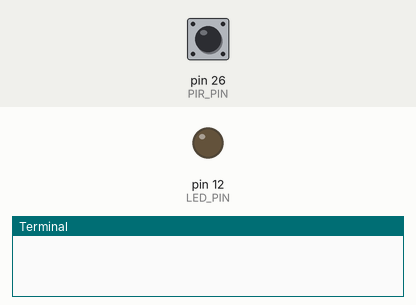
Simulated run of this program. Board: Raspberry Pi (header pin numbers). Shown: output pins drawn as LEDs (lit = HIGH), the last lines printed to the terminal. Dashed ring = blinking. The test bench sets the inputs (shaded band); at power-on: pin 26 (PIR_PIN) HIGH. The clock reads 2024-03-15 10:24:30 at power-on unless the program sets it.

Above: at 1.2 s.
1.3 s: pin 26 (PIR_PIN) pulsed LOW 2 times (0.12 s each, 0.3 s apart)
At 1.8 s:
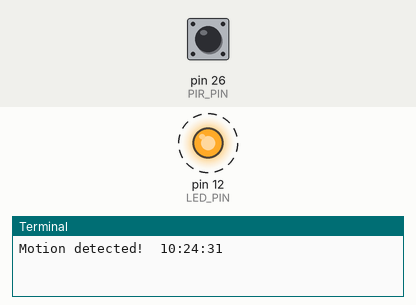
Timing chart, 0 to 8.4 s (numbered marks = the images above; inputs shaded):
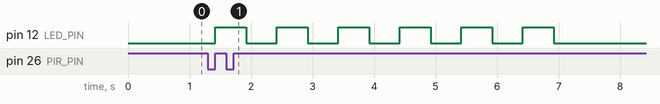

The program:

people_alarm_system.py
```python
# (licence header left out)
import RPi.GPIO as GPIO
import time

GPIO.setmode(GPIO.BOARD)
LED_PIN = 12
PIR_PIN = 26
BOUNCE_TIME = 200
GPIO.setup(PIR_PIN, GPIO.IN)
GPIO.setup(LED_PIN, GPIO.OUT)

def callback_function(channel):
    print "Motion detected! ", time.strftime("%H:%M:%S")
    blink_led()

def blink_led():
    for i in range(3) :
        GPIO.output(LED_PIN, GPIO.HIGH)
        time.sleep(0.5)
        GPIO.output(LED_PIN, GPIO.LOW)
        time.sleep(0.5)

try:
    GPIO.add_event_detect(PIR_PIN, GPIO.RISING, callback=callback_function, bouncetime=BOUNCE_TIME)

    while True:
        time.sleep(1)

except KeyboardInterrupt:
    print "Exception: KeyboardInterrupt"

finally:
    GPIO.cleanup()
```

Measured:
- after the input at 1.3 s, pin 12 (LED_PIN): alternates HIGH for 0.50 s and LOW for 0.50 s, 12 changes in all, then stays LOW, starting after 0.12 s
